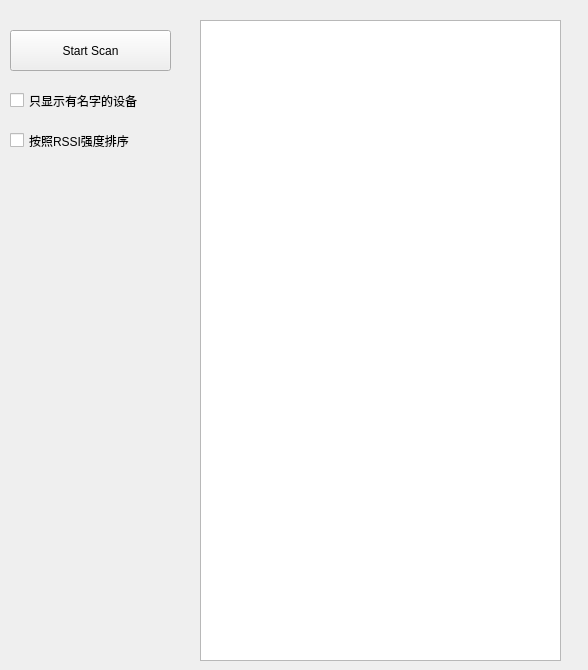
<?xml version="1.0" encoding="UTF-8"?>
<ui version="4.0">
 <class>BleCentral</class>
 <widget class="QWidget" name="BleCentral">
  <property name="geometry">
   <rect>
    <x>0</x>
    <y>0</y>
    <width>588</width>
    <height>670</height>
   </rect>
  </property>
  <property name="windowTitle">
   <string>Form</string>
  </property>
  <widget class="QPushButton" name="pushButton">
   <property name="geometry">
    <rect>
     <x>10</x>
     <y>30</y>
     <width>161</width>
     <height>41</height>
    </rect>
   </property>
   <property name="text">
    <string>Start Scan</string>
   </property>
  </widget>
  <widget class="QListView" name="listView">
   <property name="geometry">
    <rect>
     <x>200</x>
     <y>20</y>
     <width>361</width>
     <height>641</height>
    </rect>
   </property>
  </widget>
  <widget class="QCheckBox" name="checkBox">
   <property name="geometry">
    <rect>
     <x>10</x>
     <y>90</y>
     <width>181</width>
     <height>21</height>
    </rect>
   </property>
   <property name="text">
    <string>只显示有名字的设备</string>
   </property>
  </widget>
  <widget class="QCheckBox" name="checkBox_2">
   <property name="geometry">
    <rect>
     <x>10</x>
     <y>130</y>
     <width>181</width>
     <height>21</height>
    </rect>
   </property>
   <property name="text">
    <string>按照RSSI强度排序</string>
   </property>
  </widget>
 </widget>
 <resources/>
 <connections/>
</ui>
